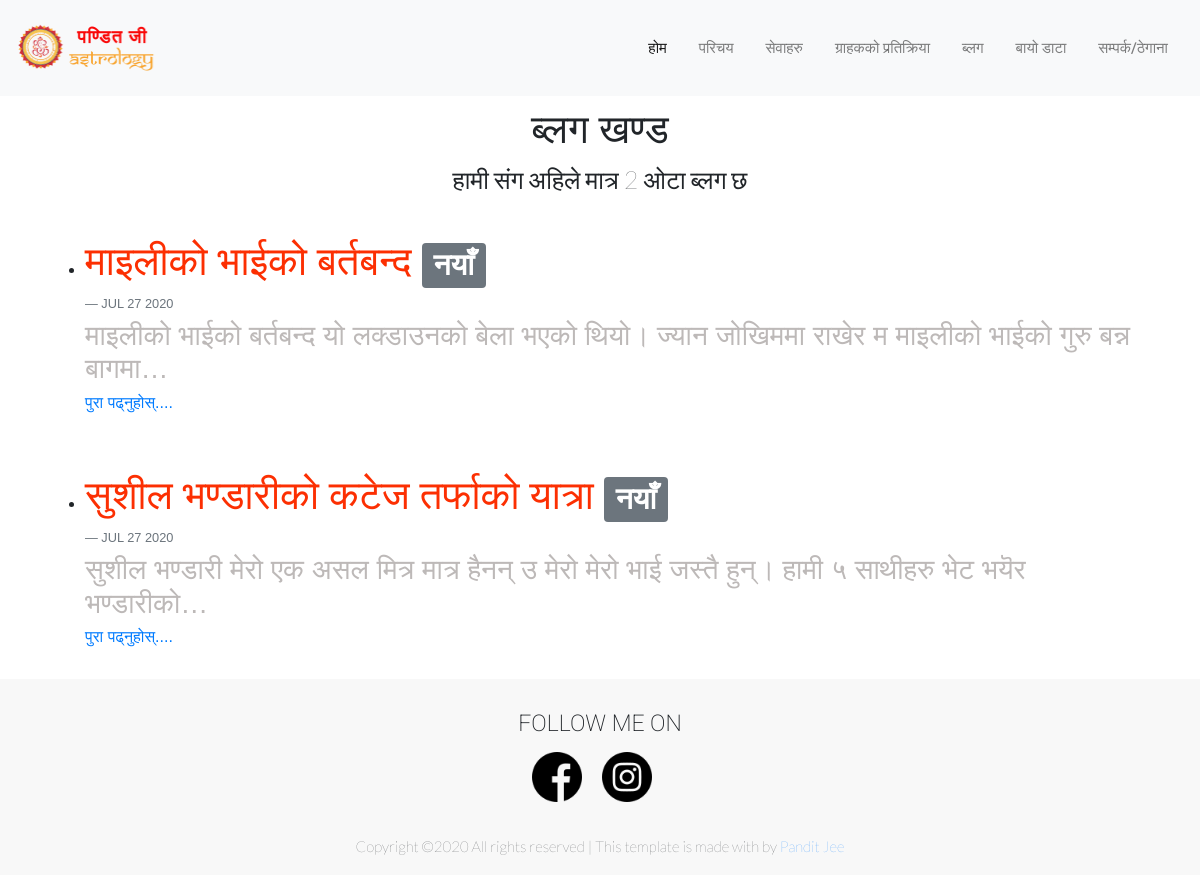
Screenshot of /blog/ with the database file from the repository.
### blog/models.py (models this page shows, shortened)
class Blog(models.Model):
    title = models.CharField(max_length= 100)
    date = models.DateField()
    description = models.TextField()

### blog/views.py (the view)
# urls.py: path('', views.all_blogs, name= 'all_blog'),
def all_blogs(request):
    instances = Blog.objects.all()
    return render(request, 'blog/blog-page.html', {'instances' : instances})

### blog/templates/blog/blog-page.html
{% extends 'portfolio/base.html' %}
{% load static %}
{% block content %}
<div class="container blogs">
    <div class="blockquote text-center">
        <h1>ब्लग खण्ड</h1>
        <h2>हामी संग अहिले मात्र {{instances.count}} ओटा ब्लग छ</h2>
    </div>
    <ul>
        {% for instance in instances %}
        <p>
            <li>
                <h1 class="title-heading">{{instance.title}} <span class="badge badge-secondary">नयाँ</span></h1>
                <h2 class="blockquote-footer">{{instance.date|date:"M j Y"|upper}}</h2>
                <h3>{{instance.description|truncatechars:100}}</h3>
                <a href="{% url 'blog:detail' instance.id %}">पुरा पढ्नुहोस्....</a>
            </li>
        </p>
        {% endfor %}
    </ul>
</div>
{% endblock %}

### portfolio/templates/portfolio/base.html (shortened to what this page needs)
{% load static %}
<!DOCTYPE html>
<html lang="en">
<head>
    <link rel="stylesheet" href="{% static 'portfolio/css/owl.carousel.min.css' %}">
    <link rel="stylesheet" href="{% static 'portfolio/css/owl.theme.default.min.css' %}">
    <link rel="stylesheet" href="https://stackpath.bootstrapcdn.com/bootstrap/4.5.0/css/bootstrap.min.css">
    <link rel="stylesheet" href="{% static 'portfolio/css/base_style.css' %}">
    <link rel="stylesheet" href="{% static 'blog/css/blog_style.css' %}">
    <link rel="stylesheet" href="{% static 'portfolio/css/responsive.css' %}">
    <link rel="stylesheet" href="{% static 'portfolio/css/contact-css.css' %}">
</head>
<body>
    <header class="header_area">
        <div class="main-menu">
            <nav class="navbar fixed-top navbar-expand-lg navbar-light bg-light">
                <a class="navbar-brand" href="{% url 'home' %}">
                    <img src="{% static 'portfolio/images/logo.png' %}" alt="logo" id="logo" width="150px">
                </a>
                <div class="collapse navbar-collapse" id="navbarNav">
                    <ul class="navbar-nav ml-auto">
                        <li class="nav-item active">
                            <a class="nav-link" href="{% url 'home' %}">होम<span class="sr-only">(current)</span></a>
                        </li>
                        <li class="nav-item">
                            <a class="nav-link" href="#intro">परिचय</a>
                        </li>
                        <li class="nav-item">
                            <a class="nav-link" href="#services">सेवाहरु</a>
                        </li>
                        <li class="nav-item">
                            <a class="nav-link" href="#client">ग्राहकको प्रतिक्रिया</a>
                        </li>
                        <li class="nav-item">
                            <a class="nav-link" href="{% url 'blog:all_blog' %}">ब्लग</a>
                        </li>
                        <li class="nav-item">
                            <a class="nav-link" href="{% static 'portfolio/resume/Resume.pdf' %}" target="_blank">बायो डाटा</a>
                        </li>
                        <li class="nav-item">
                            <a class="nav-link" href="{% url 'contact-detail' %}">सम्पर्क/ठेगाना</a>
                        </li>
                    </ul>
                </div>
            </nav>
        </div>
    </header>
    {% block content %}
    {% endblock %}
    <footer class="footer-area">
        <div class="container">
            <div>
                <div class="social text-center">
                    <h5 class="text-uppercase">Follow me on</h5>
                    <a href="https://www.facebook.com/bibek.pandit.37" target="_blank"><img src="{% static 'portfolio/images/facebook.png' %}" alt="facebook"></a>
                    <a href="https://www.instagram.com/bibekpandit796/" target="_blank"><img src="{% static 'portfolio/images/instagram.png' %}" alt="instagram"></a>
                </div>
                <div class="copyrights text-center">
                    <p class="para">
                        Copyright &#169;2020 All rights reserved | This template is made with by <a href="#"><span>Pandit
                Jee</span></a>
                    </p>
                </div>
            </div>
        </div>
    </footer>
</body>
</html>

### portfolio/static/portfolio/css/base_style.css (style rules this page uses)
:root { --roboto: 'Roboto', sans-serif; --lato: 'Lato', sans-serif; --primary-color: #4458dc; --primary-color2: #854fee; --title-color: #141313; --text-color: #777777; --border-color: #201f1f17; --gradient-color: linear-gradient(90deg, #4458dc 0%, #854fee 100%); --shadow-color: 0px 10px 30px rgba(118, 85, 225, 0.3); --box-shadow: 0px 10px 30px rgba(57, 56, 61, 0.205); }
body { font: normal var(--roboto); }
header.header_area { margin-bottom: 6rem; }
header .navbar { padding: 1rem; }
header .navbar .nav-item .nav-link { font: normal 500 15px/2px var(--roboto); text-transform: uppercase; padding: 1rem; }
footer.footer-area { background: #F8F8F8; padding: 2rem 0; }
footer.footer-area .container .social { margin-bottom: 2rem; }
footer.footer-area .container .social h5 { font: normal 200 23px/25px var(--roboto); margin-bottom: 1rem; }
footer.footer-area .container .social a { padding-right: 1rem; }
footer.footer-area .container .social a img { width: 50px; }
footer.footer-area .container .copyrights .para { margin-bottom: -1rem; font: normal 150 15px/25px var(--lato); }

### blog/static/blog/css/blog_style.css (style rules this page uses)
:root { --roboto: 'Roboto', sans-serif; --lato: 'Lato', sans-serif; }
body .blogs { padding-top: 1.5rem; }
body .blogs .blockquote h1 { font: normal 500 40px/20px var(--roboto); padding-bottom: 1rem; }
body .blogs .blockquote h2 { font: normal 200 25px/30px var(--lato); }
body .blogs ul .title-heading { font: normal 500 40px/40px var(--roboto); color: #FC2F02; }
body .blogs ul li h3 { color: #BDB9B8; }
body .blogs ul p { padding: 0.5rem 0; }

### portfolio/static/portfolio/css/contact-css.css (style rules this page uses)
:root { --roboto: 'Roboto', sans-serif; --lato: 'Lato', sans-serif; }

### rows the page displays
Blog: title "माइलीको भाईको बर्तबन्द", date "JUL 27 2020", description "माइलीको भाईको बर्तबन्द यो लक्डाउनको बेला भएको थियो। ज्यान जोखिममा राखेर म माइलीको भाईको गुरु बन्न बागमा…"
Blog: title "सुशील भण्डारीको कटेज तर्फाको यात्रा", date "JUL 27 2020", description "सुशील भण्डारी मेरो एक असल मित्र मात्र हैनन् उ मेरो मेरो भाई जस्तै हुन्। हामी ५ साथीहरु भेट भयॆर भण्डारीको…"

### other values shown
{{ instances.count }} "2"
